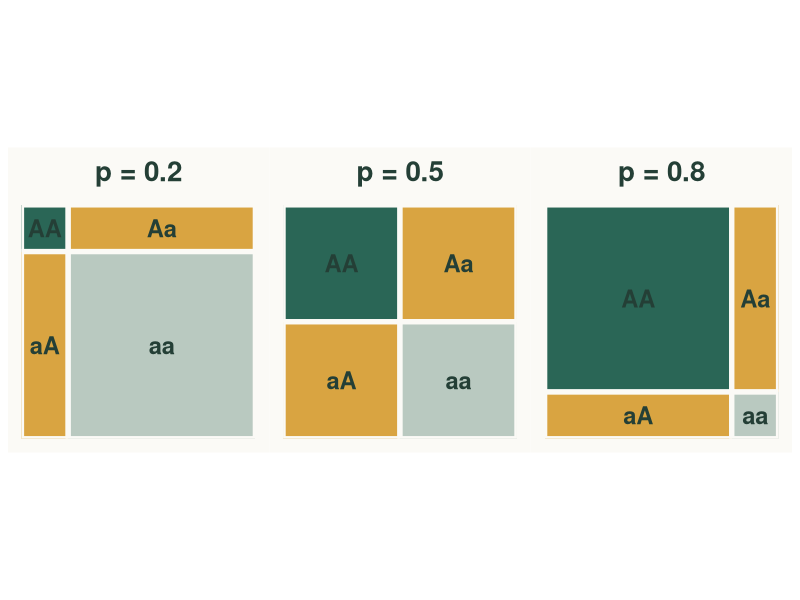
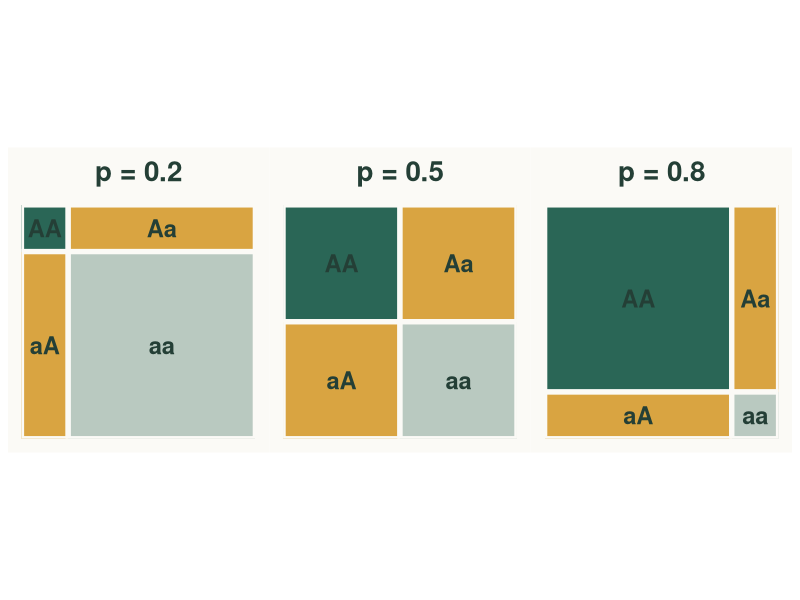

The R source for these figures, in order:
library(ggplot2)
library(dplyr)
library(tibble)
library(patchwork)

# BB512 colours
col_AA <- "#2A6656"  # Dark green
col_Aa <- "#D9A441"  # Ochre
col_aa <- "#B9C9C0"  # Sage
col_text <- "#243F36"
col_bg <- "#FBFAF6"

# Construct a graphical Punnett square
punnett_plot <- function(p = 0.6, show_probabilities = TRUE) {

  stopifnot(is.numeric(p), length(p) == 1,
            !is.na(p), p >= 0, p <= 1)

  q <- 1 - p

  cells <- tibble(
    genotype = c("AA", "Aa", "aA", "aa"),
    class = c("AA", "Aa", "Aa", "aa"),

    xmin = c(0, p, 0, p),
    xmax = c(p, 1, p, 1),

    ymin = c(q, q, 0, 0),
    ymax = c(1, 1, q, q),

    probability = c(p^2, p*q, q*p, q^2)
  ) |>
    mutate(
      x = (xmin + xmax) / 2,
      y = (ymin + ymax) / 2,
      label = if (show_probabilities) {
        sprintf("%s\n%.2f", genotype, probability)
      } else {
        genotype
      }
    )

  ggplot(cells) +
    geom_rect(
      aes(xmin = xmin, xmax = xmax,
          ymin = ymin, ymax = ymax,
          fill = class),
      colour = col_bg,
      linewidth = 1.8
    ) +
    geom_text(
      aes(x = x, y = y, label = label),
      colour = col_text,
      size = 6,
      lineheight = 1.3,
      fontface = "bold"
    ) +
    scale_fill_manual(
      values = c(
        AA = col_AA,
        Aa = col_Aa,
        aa = col_aa
      ),
      guide = "none"
    ) +
    coord_fixed(
      xlim = c(0, 1),
      ylim = c(0, 1),
      expand = FALSE
    ) +
    labs(
      x = NULL,
      y = NULL
    ) +
    theme_void(base_family = "Helvetica") +
    theme(
      plot.background = element_rect(
        fill = col_bg, colour = NA
      ),
      panel.background = element_rect(
        fill = col_bg, colour = NA
      ),
      plot.margin = margin(10, 10, 10, 10)
    )
}

p_values <- c(0.2, 0.5, 0.8)

plots <- lapply(p_values, function(p) {
  punnett_plot(p, show_probabilities = FALSE) +
    ggtitle(sprintf("p = %.1f", p)) +
    theme(
      plot.title = element_text(
        size = 20,
        face = "bold",
        hjust = 0.5,
        colour = col_text,
        margin = margin(b = 12)
      )
    )
})

combined <- wrap_plots(plots, nrow = 1)

combined

ggsave(
  "BB512_punnett_squares.png",
  plot = combined,
  width = 11.73,
  height = 3.95,
  units = "in",
  bg = col_bg
)
